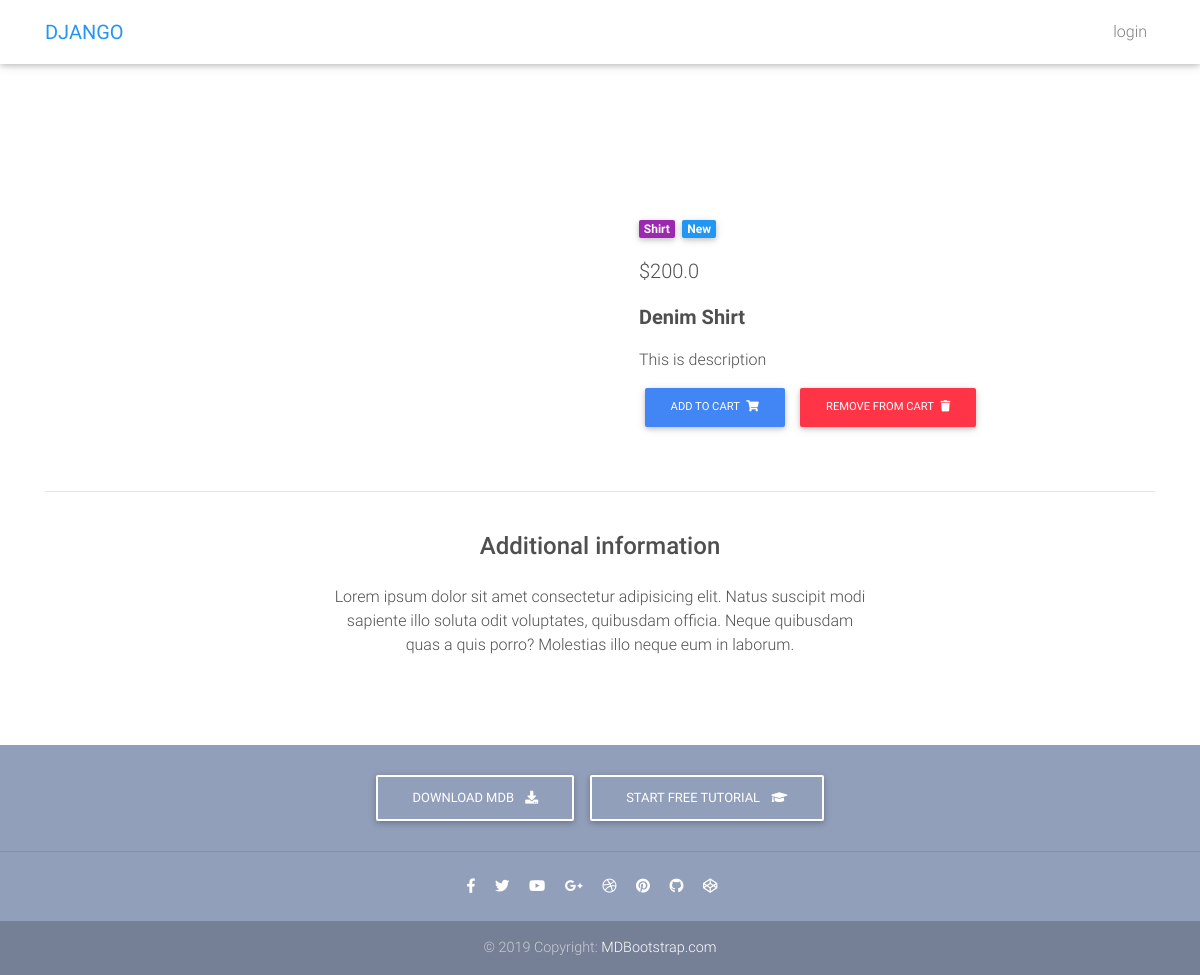
/product/1/, run on the app's committed database.
### core/models.py (models this page shows, shortened)
class Item(models.Model):
    item_name = models.CharField(max_length=100)
    price = models.FloatField()
    discount_price = models.FloatField(blank=True, null=True)
    category = models.CharField(choices=CATEGORY, max_length=2)
    label = models.CharField(choices=LABEL, max_length=2)
    description = models.TextField()
    def get_add_to_cart_url(self):
        return reverse("core:add-to-cart", kwargs={
            "pk" : self.pk
        })
    def get_remove_from_cart_url(self):
        return reverse("core:remove-from-cart", kwargs={
            "pk" : self.pk
        })

### core/views.py (the view)
# urls.py: path('product/<pk>/', ProductView.as_view(), name='product'),
class ProductView(DetailView):
    model = Item
    template_name = "product.html"

### templates/product.html (shortened to what this page needs)
{% extends 'base.html' %}
{% block content %}
  <main class="mt-5 pt-4">
    <div class="container dark-grey-text mt-5">
      <div class="row wow fadeIn">
        <div class="col-md-6 mb-4">
        </div>
        <div class="col-md-6 mb-4">
          <div class="p-4">
            <div class="mb-3">
              <a href="">
                <span class="badge purple mr-1">{{ object.get_category_display }}</span>
              </a>
              <a href="">
                <span class="badge blue mr-1">{{ object.get_label_display }}</span>
              </a>
            </div>
            <p class="lead">
            {% if object.discount_price %}
              <span class="mr-1">
              <del>${{ object.price }}</del>
              </span>
              <span>${{ object.discount_price }}</span>
            {% else %}
             <span>${{ object.price }}</span>
            {% endif %}
            </p>
            <p class="lead font-weight-bold">{{ object.item_name }}</p>
            <p>{{ object.description }}</p>
            <a href="{{ object.get_add_to_cart_url }}" class="btn btn-primary btn-md my-0 p" >Add to cart
                <i class="fas fa-shopping-cart ml-1"></i>
            </a>
            <a href="{{ object.get_remove_from_cart_url }}" class="btn btn-danger btn-md my-0 p" >Remove From cart
                <i class="fas fa-trash ml-1"></i>
            </a>
          </div>
        </div>
      </div>
      <hr>
      <div class="row d-flex justify-content-center wow fadeIn">
        <div class="col-md-6 text-center">
          <h4 class="my-4 h4">Additional information</h4>
          <p>Lorem ipsum dolor sit amet consectetur adipisicing elit. Natus suscipit modi sapiente illo soluta odit
            voluptates,
            quibusdam officia. Neque quibusdam quas a quis porro? Molestias illo neque eum in laborum.</p>
        </div>
      </div>
      <div class="row wow fadeIn">
        <div class="col-lg-4 col-md-12 mb-4">
        </div>
        <div class="col-lg-4 col-md-6 mb-4">
        </div>
        <div class="col-lg-4 col-md-6 mb-4">
        </div>
      </div>
    </div>
  </main>
{% endblock content %}

### templates/base.html (style rules this page uses)
html, body, header, .carousel { height: 60vh; }

### data on the page
Item: category "Shirt", label "New", price "200.0", item_name "Denim Shirt", description "This is description"
